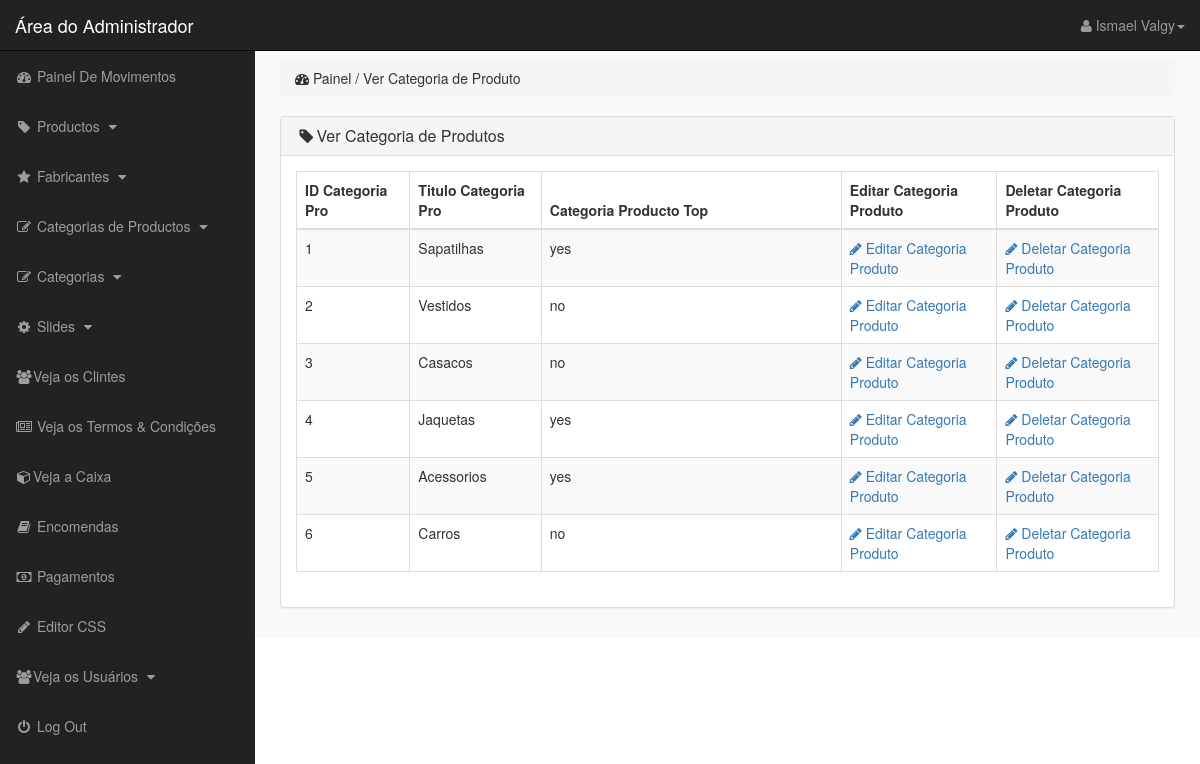
/admin_area/index.php?view_p_cats (signed in), run on the app's committed database.
### tables this page shows
CREATE TABLE `product_categories` (
  `p_cat_id` int(10) NOT NULL,
  `p_cat_title` text NOT NULL,
  `p_cat_top` text NOT NULL,
  `p_cat_image` text NOT NULL
);

### admin_area/view_p_cats.php (the view)
<?php
    if(!isset($_SESSION['admin_email'])){
        echo"<script>window.open('login.php','_self')</script>";
    }else{
?>
<div class="row">
    <div class="col-lg-12">
        <ol class="breadcrumb">
            <li>
                <i class="fa fa-dashboard"></i> Painel / Ver Categoria de Produto
            </li>
        </ol>
    </div>
</div>
<div class="row">
    <div class="col-lg-12">
        <div class="panel panel-default">
            <div class="panel-heading">
                <h3 class="panel-title">
                    <i class="fa fa-tag fa-fw"></i>Ver Categoria de Produtos
                </h3>
            </div>
            <div class="panel-body">
                <div class="table-responsive">
                    <table class="table table-hover table-striped table-bordered">
                        <thead>
                            <tr>
                                <th> ID Categoria Pro</th>
                                <th> Titulo Categoria Pro </th>
                                <th> Categoria Producto Top </th>
                                <th> Editar Categoria Produto </th>
                                <th> Deletar Categoria Produto </th>
                            </tr>
                        </thead>
                        <tbody>
                             <?php
                                $i=0;
                                $get_p_cats = "select * from product_categories";
                                $run_p_cats = mysqli_query($con,$get_p_cats);
                                while($row_p_cats=mysqli_fetch_array($run_p_cats)){
                                    $p_cat_id = $row_p_cats['p_cat_id'];
                                    $p_cat_title = $row_p_cats['p_cat_title'];
                                    $p_cat_top = $row_p_cats['p_cat_top'];
                                    $i++;
                            ?>
                            <tr>
                                <td><?php echo $i; ?></td>
                                <td><?php echo $p_cat_title; ?></td>
                                <td width="300"><?php echo $p_cat_top; ?></td>
                                <td>
                                    <a href="index.php?edit_p_cat=<?php echo $p_cat_id; ?>">
                                        <i class="fa fa-pencil"></i> Editar Categoria Produto
                                    </a>
                                </td>
                                <td>
                                    <a href="index.php?delete_p_cat=<?php echo $p_cat_id; ?>">
                                        <i class="fa fa-pencil"></i> Deletar Categoria Produto
                                    </a>
                                </td>
                            </tr>
                             <?php } ?>
                        </tbody>
                    </table>
                </div>
            </div>
        </div>
    </div>
</div>
<?php } ?>

### admin_area/includes/sidebar.php (shortened to what this page needs)
<?php
    if(!isset($_SESSION['admin_email'])){
        echo"<script>window.open('login.php','_self')</script>";
    }else{
?>
   <nav class="navbar navbar-inverse navbar-fixed-top">
    <div class="navbar-header">
        <a href="index.php?dashboard" class="navbar-brand">Área do Administrador</a>
    </div>
    <ul class="nav navbar-right top-nav">
        <li class="dropdown">
            <a href="#" class="dropdown-toggle" data-toggle="dropdown">
                <i class="fa fa-user"></i> <?php echo $admin_name; ?><b class="caret"></b>
            </a>
        </li>
    </ul>
    <div class="collapse navbar-collapse navbar-ex1-collapse">
        <ul class="nav navbar-nav side-nav">
            <li>
                   <a href="index.php?dashboard">
                       <i class="fa fa-fw fa-dashboard"></i> Painel De Movimentos
                   </a>
            </li>
            <li>
                   <a href="#" data-toggle="collapse" data-target="#products">
                       <i class="fa fa-fw fa-tag"></i> Productos
                       <i class="fa fa-fw fa-caret-down"></i>
                   </a>
            </li><li>
                   <a href="#" data-toggle="collapse" data-target="#manufacturer">
                       <i class="fa fa-fw fa-star"></i> Fabricantes
                       <i class="fa fa-fw fa-caret-down"></i>
                   </a>
            </li>
            <li>
                   <a href="#" data-toggle="collapse" data-target="#p_cat">
                       <i class="fa fa-fw fa-edit"></i> Categorias de Productos
                       <i class="fa fa-fw fa-caret-down"></i>
                   </a>
            </li>
            <li>
                   <a href="#" data-toggle="collapse" data-target="#cat">
                       <i class="fa fa-fw fa-edit"></i> Categorias
                       <i class="fa fa-fw fa-caret-down"></i>
                   </a>
            </li>
            <li>
                   <a href="#" data-toggle="collapse" data-target="#slides">
                       <i class="fa fa-fw fa-gear"></i> Slides
                       <i class="fa fa-fw fa-caret-down"></i>
                   </a>
            </li>
            <li>
                <a href="index.php?view_customers">
                    <i class="fa fa-fw fa-users"></i>Veja os Clintes
                </a>
            </li>
            <li>
                <a href="index.php?view_terms">
                    <i class="fa fa-fw fa-newspaper-o"></i> Veja os Termos & Condições
                </a>
            </li>
            <li>
                <a href="index.php?view_box">
                    <i class="fa fa-fw fa-cube"></i>Veja a Caixa
                </a>
            </li>
            <li>
                <a href="index.php?view_orders">
                    <i class="fa fa-fw fa-book"></i> Encomendas
                </a>
            </li>
            <li>
                <a href="index.php?view_payments">
                    <i class="fa fa-fw fa-money"></i> Pagamentos
                </a>
            </li>
            <li>
            <li>
                <a href="index.php?edit_css">
                    <i class="fa fa-fw fa-pencil"></i> Editor CSS
                </a>
            </li>
            <li>
                   <a href="#" data-toggle="collapse" data-target="#users">
                       <i class="fa fa-fw fa-users"></i>Veja os Usuários
                       <i class="fa fa-fw fa-caret-down"></i>
                   </a>
            </li>
            <li>
                <a href="logout.php">
                    <i class="fa fa-fw fa-power-off"></i> Log Out
                </a>
            </li>
        </ul>
    </div>
</nav>
<?php } ?>

### admin_area/css/style.css (style rules this page uses)
body { margin-top: 100px; }
@media (min-width: 768px) { body { margin-top: 50px; } }
.top-nav { padding: 0 15px; }
.top-nav>li { float: left; display: inline-block; }
.top-nav>li>a { color: #999999; line-height: 20px; padding-top: 15px; padding-bottom: 15px; }
@media (min-width: 768px) { .side-nav { position: fixed; top: 51px; bottom: 0; width: 255px; overflow-y: auto; overflow-x: hidden; background-color: #222222; padding-bottom: 40px; border-radius: 0; } }
@media (min-width: 768px) { .side-nav>li>a { width: 255px; } }
.panel-body { border-radius: 5px; }

### data on the page
product_categories: p_cat_title "Sapatilhas", p_cat_top "yes"
product_categories: p_cat_title "Vestidos", p_cat_top "no"
product_categories: p_cat_title "Casacos", p_cat_top "no"
product_categories: p_cat_title "Jaquetas", p_cat_top "yes"
product_categories: p_cat_title "Acessorios", p_cat_top "yes"
product_categories: p_cat_title "Carros", p_cat_top "no"

### other printed values
$admin_name "Ismael Valgy"
